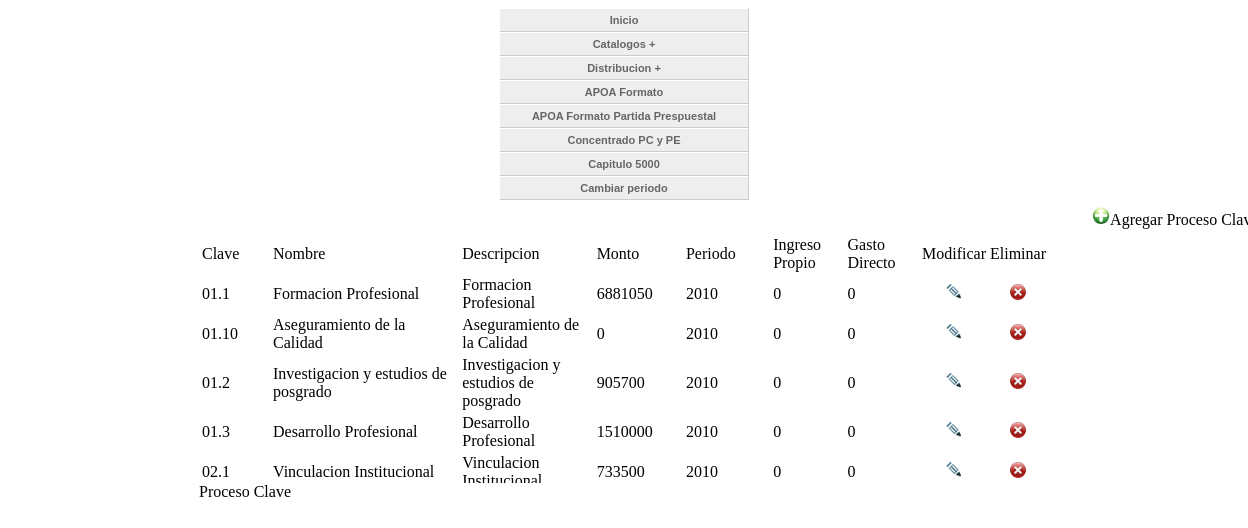
Screenshot of /proceso_clave.php with the database file from the repository.
### tables this page shows
CREATE TABLE `procesoclave` (
  `clave` varchar(11) NOT NULL,
  `id_procesoestrategico` int(11) default NULL,
  `nombre` varchar(200) default NULL,
  `descripcion` varchar(500) default NULL,
  `vigencia` date default NULL,
  `monto` double default NULL,
  `periodo` varchar(20) default NULL,
  `ingreso_propio` double default NULL,
  `gasto_directo` double default NULL,
  `gf` int(11) default NULL,
  `fn` int(11) default NULL,
  `sf` int(11) default NULL,
  `ai` int(11) default NULL,
  `pp` varchar(255) default NULL,
  `codigo` int(11) default NULL,
  `id_procesoclave` int(11) NOT NULL auto_increment,
  PRIMARY KEY  (`id_procesoclave`)
);

### proceso_clave.php (the view, shortened to what this page needs)
<!DOCTYPE html PUBLIC "-//W3C//DTD XHTML 4.01 Transitional//EN" "http://www.w3.org/TR/xhtml1/DTD/xhtml1-transitional.dtd">
<html xmlns="http://www.w3.org/1999/xhtml">
<head>
</head>
<body onload="cargar();" onunload="window.opener.history.go(0);" >
<div  align="center" class="cssMenu">
							<ul id="navmenu">
  <li><a href="index_menu.php">Inicio</a></li>
  <li><a >Catalogos +</a>
  </li>
  <li><a href="#">Distribucion +</a>
  </li>
  <li><a  href="combo_apoa.php">APOA Formato</a></li>
  <li><a   href="APOApartidaPresupuestal.php">APOA Formato Partida Prespuestal</a></li>
  <li><a  href="programa_operativo_anual.php">Concentrado PC y PE</a></li>
  <li><a href="formato_capitulo5000.php">Capitulo 5000</a></li>
  <li><a href="index.php">Cambiar periodo</a></li>
</ul>
						</div>
<form id="form1" name="form1" method="post" action="">
  <table width="850" border="0" align="center">
    <tr>
      <td colspan="7"><table width="125%" height="30" border="0">
        <tr>
          <td width="3%" align="center"><div align="right"><a href="agregar_procesoclave.php" title="Agregar Proceso clave" rel="gb_page_center[700,500]"><img src="images/add.png" width="18" height="18" alt="Agregar"  border="0"/></a>Agregar Proceso Clave</div></td>
        </tr>
      </table>
   <div id="d_diva" style="display:block; height:250px; width:850px; overflow:auto; ">
    <table
    <tr>
      <td width="81">Clave</td>
      <td width="211">Nombre</td>
      <td width="112">Descripcion</td>
      <td width="99">Monto</td>
      <td width="99">Periodo</td>
            <td width="81">Ingreso Propio</td>
                  <td width="81">Gasto Directo</td>
      <td width="59">Modificar</td>
      <td width="49">Eliminar</td>
    </tr>
<?PHP
	$Sql="SELECT * FROM procesoclave order by clave";
	$ISql = mysql_query($Sql);
	$num=mysql_num_rows($ISql);
	if($num>0)
	{
		$a=1;
		while($row = mysql_fetch_array($ISql))
		{
		if($a==0)
		{
		?>
            <? $a=1;}else{?>
            <tr class="odd">
			<? $a=0;}?>
      			<td><? echo $row[0]; ?></td>
      			<td><? echo $row[2]; ?></td>
      			<td><? echo $row[3]; ?></td>
                <td><? echo $row[5]; ?></td>
                <td><? echo $row[6]; ?></td>
                <td><? echo $row[7]; ?></td>
                <td><? echo $row[8]; ?></td>
      			<td align="center"><a href="modif_clave_pc.php?idd=<?=$row[0]; ?>" title="Modificar Proceso Clave" rel="gb_page_center[740,400]"><img src="imagenes/ico_edit.gif" width="15" height="17" border="0"/></a></td>
      			<td align="center"><img src="images/delete.gif" width="16" height="16" alt="Eliminar" border="0" onclick="eliminar('<?=$row[0];?>');" /></td>
    		</tr>
    <?
		}
	}
?>
  </table>
</form>
<link href="greybox/gb_styles.css" rel="stylesheet" type="text/css" />
						<span class="txtcontenidoazul">Proceso Clave</span>
</body>
</html>

### cssmenuhorizontal.css (style rules this page uses)
ul#navmenu, ul#navmenu li, ul#navmenu ul { margin: 0; border: 0 none; padding: 0; width: 250px; list-style: none; }
ul#navmenu li { display: block !important; display: inline; position: relative; }
ul#navmenu a { border: 1px solid #FFF; border-right-color: #CCC; border-bottom-color: #CCC; padding: 0 6px; display: block; background: #EEE; color: #666; font: bold 11px/22px Verdana, Arial, Helvetica, sans-serif; text-decoration: none; height: auto !important; height: 100%; }

### proceso_clave.php (style rules this page uses)
a { color: #900; text-decoration: none; }

### rows the page displays
procesoclave: clave "01.1", nombre "Formacion Profesional", descripcion "Formacion Profesional", monto "6881050", periodo "2010", ingreso_propio "0", gasto_directo "0"
procesoclave: clave "01.10", nombre "Aseguramiento de la Calidad", descripcion "Aseguramiento de la Calidad", monto "0", periodo "2010", ingreso_propio "0", gasto_directo "0"
procesoclave: clave "01.2", nombre "Investigacion y estudios de posgrado", descripcion "Investigacion y estudios de posgrado", monto "905700", periodo "2010", ingreso_propio "0", gasto_directo "0"
procesoclave: clave "01.3", nombre "Desarrollo Profesional", descripcion "Desarrollo Profesional", monto "1510000", periodo "2010", ingreso_propio "0", gasto_directo "0"
procesoclave: clave "02.1", nombre "Vinculacion Institucional", descripcion "Vinculacion…", monto "733500", periodo "2010", ingreso_propio "0", gasto_directo "0"
